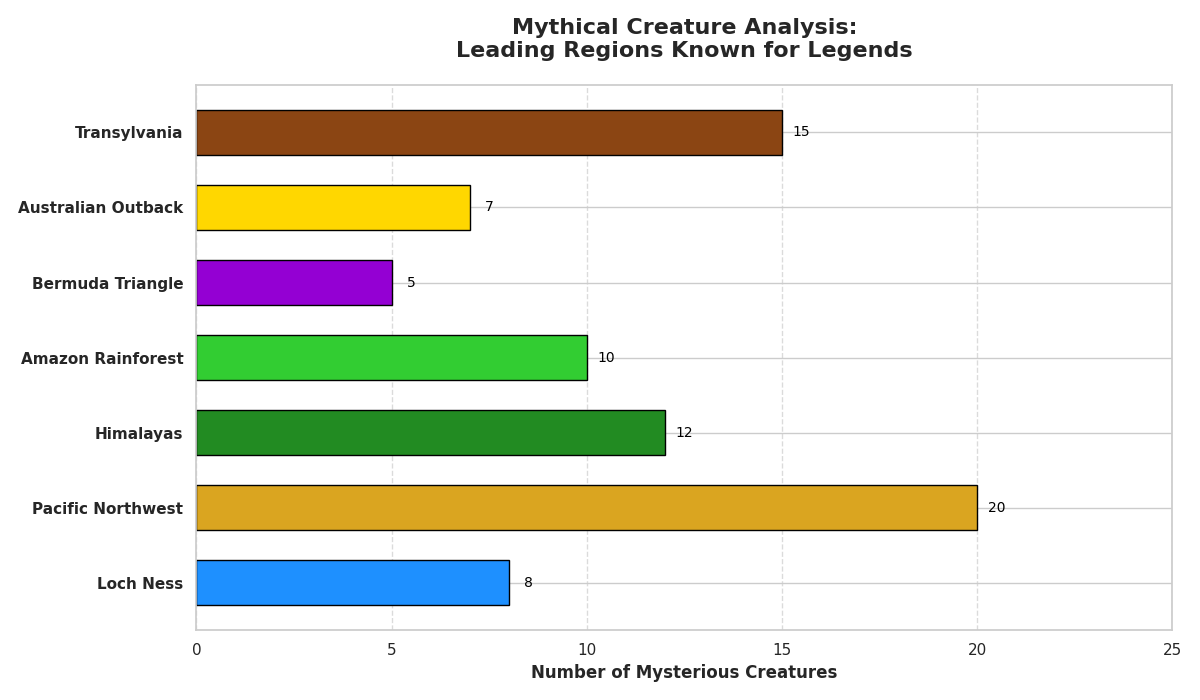

This chart was generated by the following Python code:
import matplotlib.pyplot as plt
import numpy as np

regions = ["Loch Ness", "Pacific Northwest", "Himalayas", "Amazon Rainforest",
           "Bermuda Triangle", "Australian Outback", "Transylvania"]
cryptid_counts = [8, 20, 12, 10, 5, 7, 15]

colors = ['#1E90FF', '#DAA520', '#228B22', '#32CD32', '#9400D3', '#FFD700', '#8B4513']

fig, ax = plt.subplots(figsize=(12, 7))

bars = ax.barh(regions, cryptid_counts, color=colors, edgecolor='black', height=0.6)

for bar in bars:
    width = bar.get_width()
    ax.text(width + 0.5, bar.get_y() + bar.get_height() / 2,
            f'{int(width)}', ha='center', va='center', fontsize=10, color='black')

ax.set_xlabel('Number of Mysterious Creatures', fontsize=12, fontweight='bold')
ax.set_title('Mythical Creature Analysis:\nLeading Regions Known for Legends', 
             fontsize=16, fontweight='bold', pad=20)
ax.set_xlim(0, max(cryptid_counts) + 5)
ax.grid(axis='x', linestyle='--', alpha=0.7)

ax.set_yticks(np.arange(len(regions)))
ax.set_yticklabels(regions, fontsize=11, weight='bold')

plt.tight_layout()

plt.show()
